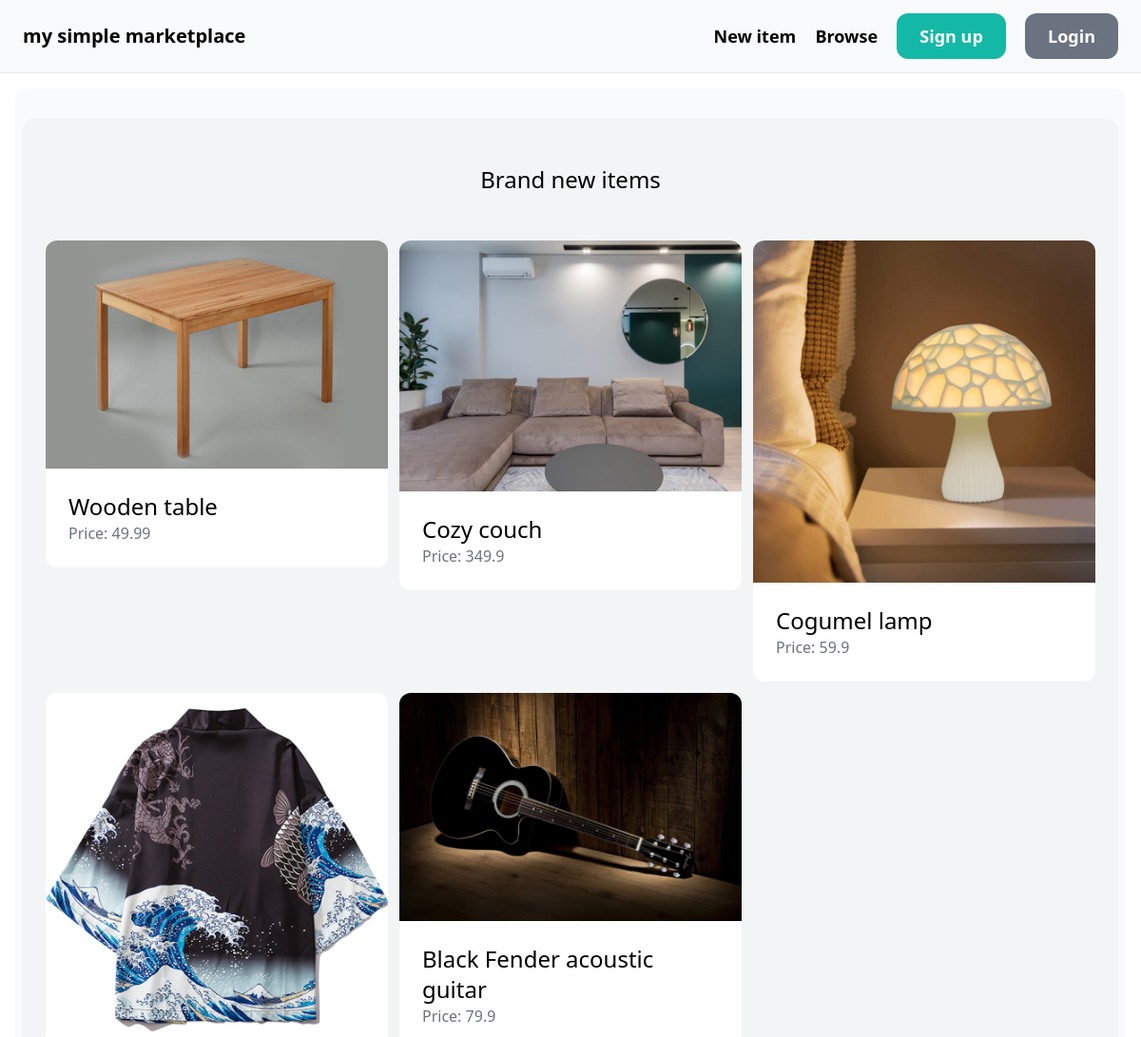
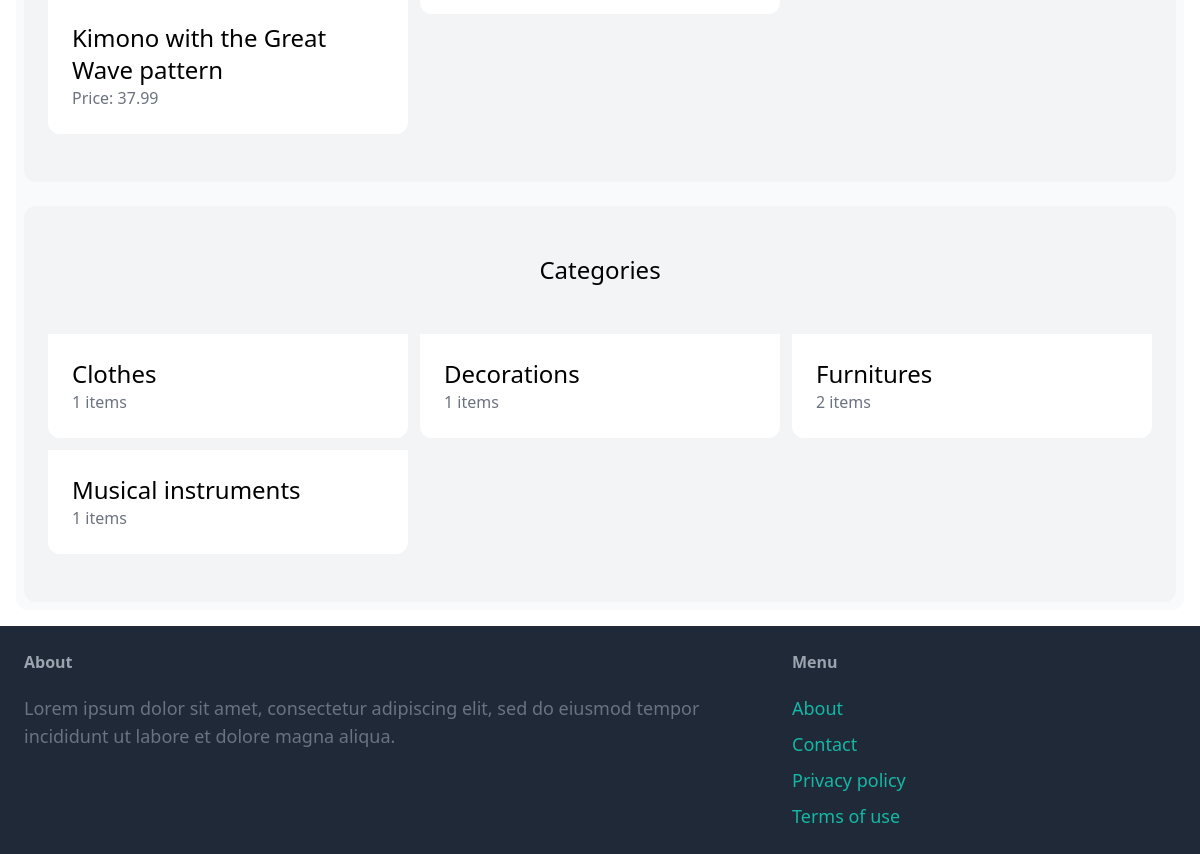
The page / on the database its author committed (2 pictures, top to bottom).
### item/models.py (models this page shows, shortened)
class Item(models.Model):
    category = models.ForeignKey(Category, related_name='items', on_delete=models.CASCADE)
    name = models.CharField(max_length=255)
    description = models.TextField(blank=True, null=True)
    image = models.ImageField(upload_to='item_images', blank=False, null=False)
    price = models.FloatField()
    is_sold = models.BooleanField(default=False)
    created_by = models.ForeignKey(User, related_name='items', on_delete=models.CASCADE)
    created_at = models.DateTimeField(auto_now_add=True)
    class Meta:
        verbose_name_plural = 'Items'

class Category(models.Model):
    name = models.CharField(max_length=255)
    class Meta:
        verbose_name_plural = 'Categories'
        ordering = ('name',)

### core/views.py (the view)
# urls.py: path('', views.index, name='index'),
def index(request):
    items = Item.objects.filter(is_sold=False)[0:6]
    categories = Category.objects.all()
    return render(request, 'core/index.html', {
        'categories': categories,
        'items': items,
    })

### core/templates/core/index.html (shortened to what this page needs)
{% extends "core/master.html" %}
{% block content %}
  <div class="mt-6 px-6 py-12 bg-gray-100 rounded-xl">
    <h2 class="mb-12 text-2xl text-center">Brand new items</h2>
    <div class="grid grid-cols-3 gap-3">
      {% for item in items %}
        <div>
          <a href="{% url 'item:detail' item.id %}">
            <div>
              <img src="{{ item.image.url }}" class="rounded-t-xl" />
            </div>
            <div class="p-6 bg-white rounded-b-xl">
              <h2 class="text-2xl">{{ item.name }}</h2>
              <p class="text-gray-500">Price: {{ item.price }}</p>
            </div>
          </a>
        </div>
      {% endfor %}
    </div>
  </div>
  <div class="mt-6 px-6 py-12 bg-gray-100 rounded-xl">
    <h2 class="mb-12 text-2xl text-center">Categories</h2>
    <div class="grid grid-cols-3 gap-3">
      {% for category in categories %}
      <div>
        <a href="{% url 'item:items' %}?category_id={{ category.id }}">
          <div class="p-6 bg-white rounded-b-xl">
            <h2 class="text-2xl">{{ category.name }}</h2>
            <p class="text-gray-500">{{ category.items.count }} items</p>
          </div>
        </a>
      </div>
      {% endfor %}
    </div>
  </div>
{% endblock content %}

### core/templates/core/master.html (shortened to what this page needs)
<!DOCTYPE html>
<html lang="en">
  <head>
    <script src="https://cdn.tailwindcss.com"></script>
  </head>
  <body>
    <nav class="py-6 px-6 flex justify-between items-center border-b border-gray-200 bg-gray-50">
      <a href="{% url 'core:index' %}" class="text-xl font-semibold">my simple marketplace
      </a>
      <div class="space-x-4">
        <a href="{% url 'item:new' %}"
           class="text-lg font-semibold hover:text-gray-500">New item</a>
        <a href="{% url 'item:items' %}"
           class="text-lg font-semibold hover:text-gray-500">Browse</a>
        {% if request.user.is_authenticated %}
          <a href="{% url 'conversation:inbox' %}"
             class="px-6 py-3 text-lg font-semibold bg-teal-500 text-white rounded-xl hover:bg-teal-700">Inbox</a>
          <a href="{% url 'dashboard:index' %}"
             class="px-6 py-3 text-lg font-semibold bg-gray-500 text-white rounded-xl hover:bg-gray-700">Dashboard</a>
          <a href="{% url 'core:logout' %}"
             class="px-4 py-3 text-md font-semibold bg-yellow-500 text-white rounded-xl hover:bg-yellow-700">Logout</a>
        {% else %}
          <a href="{% url 'core:signup' %}"
             class="px-6 py-3 text-lg font-semibold bg-teal-500 text-white rounded-xl hover:bg-teal-700">Sign up</a>
          <a href="{% url 'core:login' %}"
             class="px-6 py-3 text-lg font-semibold bg-gray-500 text-white rounded-xl hover:bg-gray-700">Login</a>
        {% endif %}
      </div>
    </nav>
    <div class="px-4 py-4">
      <div class="bg-gray-50 rounded-xl px-2 py-2">
        {% block content %}
        {% endblock content %}
      </div>
    </div>
    <footer class="py-6 px-6 flex justify-between bg-gray-800">
      <div class="w-2/3 pr-10">
        <h3 class="mb-5 font-semibold text-gray-400">About</h3>
        <p class="text-lg text-gray-500">
          Lorem ipsum dolor sit amet, consectetur adipiscing elit, sed do
          eiusmod tempor incididunt ut labore et dolore magna aliqua.
        </p>
      </div>
      <div class="w-1/3">
        <h3 class="mb-5 font-semibold text-gray-400">Menu</h3>
        <ul class="space-y-2">
          <li>
            <a href="#" class="text-lg text-teal-500 hover:text-teal-700">About</a>
          </li>
          <li>
            <a href="{% url 'core:contact' %}"
               class="text-lg text-teal-500 hover:text-teal-700">Contact</a>
          </li>
          <li>
            <a href="#" class="text-lg text-teal-500 hover:text-teal-700">Privacy policy</a>
          </li>
          <li>
            <a href="#" class="text-lg text-teal-500 hover:text-teal-700">Terms of use</a>
          </li>
        </ul>
      </div>
    </footer>
  </body>
</html>

### rows shown on the page
Item: image (picture), name "Wooden table", price "49.99"
Item: image (picture), name "Cozy couch", price "349.9"
Item: image (picture), name "Cogumel lamp", price "59.9"
Item: image (picture), name "Kimono with the Great Wave pattern", price "37.99"
Item: image (picture), name "Black Fender acoustic guitar", price "79.9"
Category: name "Clothes", items.count "1"
Category: name "Decorations", items.count "1"
Category: name "Furnitures", items.count "2"
Category: name "Musical instruments", items.count "1"
